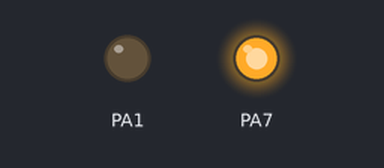
A program run on a simulated ATmega32, built with avr-gcc and emulated at 0.8 MHz. Parts: output pins drawn as LEDs (lit = HIGH).

Above: at 0.1 s.
Timing chart, 0 to 1.6 s (numbered marks = the images above):
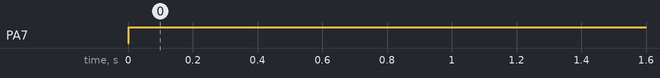

The program:

Main.c
```c
/*
 * Main.c
 *
 *  Created on: Aug 29, 2024
 *      Author: Waleed Ebrahem Mohamed
 */

#include "../LIB/STD_TYPES.h"
#include "../LIB/BIT_MATH.h"

#include "../MCAL/DIO/DIO_int.h"
#include "../MCAL/UART/UART_int.h"

#include "avr/eeprom.h"

#include "Flashing_Manager/Flashing_Manger.h"


char eedata[] EEMEM = {0x00,0x00};
extern void APP_vidMoveIVT(u8 u8Section) ;

int main(void)
{
	u8 validAPP_Val, reqFromApp_Val;
		validAPP_Val = eeprom_read_byte (VALID_APP_ADDRESS);
		reqFromApp_Val = eeprom_read_byte (REQ_FROM_APP_ADDRESS);

		/*Starting of Program or there is no Valid program currently*/
		if ( (validAPP_Val != 1) | (reqFromApp_Val == 1))
		{
			/*for debugging*/
			DIO_vPinDir(PORTA_ID , PIN7_ID , DIR_OUTPUT);
			DIO_vSetPinVal(PORTA_ID , PIN7_ID , VAL_HIGH);


			UART_vInit();

	#if USE_INTERRUPT == 1
			/*Move Vector Table to boot loader section*/
			APP_vidMoveIVT(BLD_SECTION);
	#endif

			if(reqFromApp_Val == 1)
			{
				flashingMngr_vidHandleReqFromApp() ;
				/*clear application request*/
				eeprom_update_byte (REQ_FROM_APP_ADDRESS, 0);
			}

			while(1)
			{
			#if USE_INTERRUPT == 0
				UART_vidRxHandler();
			#endif
				flashingMngr_vidMainTask() ;
			}
		}
		else
		{
			/*Valid app, jump directly*/
			asm("jmp 0");
		}

		return 1 ;
	}

	extern void APP_vidMoveIVT(u8 u8Section)
	{
		/*Move Interrupt Vector table to Application [starting from 0]*/
		if(u8Section == APP_SECTION)
		{
			/* Enable change of interrupt vectors */
			GICR = (1<<IVCE);
			/* Move interrupts to Application section */
			CLR_BIT(GICR,IVSEL);
		}

		/*Move IVt to Bootloader [starting after end of app section]*/
		else
		{
			/* Enable change of interrupt vectors */
			GICR = (1<<IVCE);
			/* Move interrupts to boot Flash section */
			GICR = (1<<IVSEL);
		}
	}
```

Flashing_Manger.c
```c
/*
 * Flashing_Manger.c
 *
 *  Created on: Aug 29, 2024
 *      Author: hp
 */
#include "../../LIB/STD_TYPES.h"
#include "../../LIB/BIT_MATH.h"

#include "../../MCAL/GIE/GIE_reg.h"
#include "../../MCAL/GIE/GIE_int.h"
#include "../../MCAL/UART/UART_int.h"

#include "Flashing_Manger.h"
#include "avr/boot.h"
#include "util/crc16.h"
#include "avr/delay.h"
#include "avr/pgmspace.h"


#define SESSION_CONTROL			(0X10)
#define PROGRAMMING_SESSION	(0x03)
#define DOWNLOAD_REQUEST		(0X34)
#define TRANSFER_DATA				(0X36)
#define TRANSFER_EXIT				(0X37)
#define CHECK_CRC						(0X31)
#define MAX_CODE_SIZE				(0x3800)
#define PAGE_SIZE						(128) /*64 word*/

typedef enum {
waiting_ProgrammingSession,
waiting_DownloadRequest,
waiting_TransferData,
waiting_TransferExit,
waiting_CheckCRC
}downloadStates ;

static void LOC_vidSendNegResp(void);
static void LOC_vidSendPosResp(void);
static u8 LOC_vidCheckFlashCRC(u16 u16StartAdd, u16 u16EndAdd, u16 u16CRC);
static u8 u8IsRequestReceived = FALSE  ;
static u8 u8SID;
static u8 u8ReqLen;
static u8 *pu8ReqData ;
static downloadStates enuDownloadState;

void boot_program_page (u16 page, u8 *buf)
{
	u16 i;
	u8 sreg;
	u32 address;
	u16 word ;

	// Save Status of Status register.
	sreg = SREG;
	// Disable interrupts.
	GIE_vDisableGlobalInterrupt();
	address = page * SPM_PAGESIZE ;

	boot_page_erase_safe (address);

	for (i=0; i<SPM_PAGESIZE; i+=2)
	{
		// Set up little Endian word.
		word  = *buf++;
		word += (*buf++) << 8;

		boot_page_fill_safe(address + i, word);
	}

	boot_page_write_safe (address);     // Store buffer in flash page.

	// Reenable RWW-section again. We need this if we want to jump back
	// to the application after bootloading.

	boot_rww_enable_safe();

	// Re-enable interrupts (if they were ever enabled).

	SREG = sreg;
}


void flashingMngr_vidMainTask()
{
	static u16 u16CodeSize , u16ReceivedLen = 0 ;
	static u8 u8PageNo = 0 ;
	u8 u8ValidReq = FALSE, u8ValidCRC ;
	u16 u16ReceivedCRC ;

	if(u8IsRequestReceived)
	{
		switch(u8SID)
		{
			case SESSION_CONTROL:
			{
				if(pu8ReqData[0] == PROGRAMMING_SESSION && (u8ReqLen == 2) &&
						(enuDownloadState ==waiting_ProgrammingSession ))
				{
					/*Programming session, Valid request*/
					LOC_vidSendPosResp();
					enuDownloadState = waiting_DownloadRequest ;
				}
				else
				{
					/*Invalid request, or sequence error*/
					/*Reset download state*/
					enuDownloadState = waiting_ProgrammingSession ;
					LOC_vidSendNegResp();
					/*TODO: specify NRC*/
				}
			}break;

			case DOWNLOAD_REQUEST:
			{
				if((enuDownloadState == waiting_DownloadRequest) &&
						(u8ReqLen == 3))
				{
					/*Valid request*/
					/*Big endian 2 bytes code size*/
					u16CodeSize = pu8ReqData[0]<<8 | pu8ReqData[1] ;
					if(u16CodeSize < MAX_CODE_SIZE)
					{
						LOC_vidSendPosResp();
						enuDownloadState = waiting_TransferData ;
						u8ValidReq = TRUE ;
					}
				}
				if (u8ValidReq != TRUE)
				{
					/*Invalid request, or sequence error*/
					/*Reset download state*/
					enuDownloadState = waiting_ProgrammingSession ;
					LOC_vidSendNegResp();
					/*TODO: specify NRC*/
				}
			}break;

			case TRANSFER_DATA:
			{
				if((enuDownloadState ==waiting_TransferData) &&
						(u8ReqLen == PAGE_SIZE+1))
				{
					/*Write flash page, starting from index 1 [neglect SID] */
					boot_program_page(u8PageNo ,&pu8ReqData[0]);
					LOC_vidSendPosResp();
					u8PageNo ++ ;
					u16ReceivedLen += PAGE_SIZE ;
					if(u16ReceivedLen == u16CodeSize)
					{
						/*Download is Done*/
						enuDownloadState = waiting_TransferExit;
					}
					else
					{
						/*Download is in progress .. */
					}
				}
				else
				{
					/*Invalid request, or sequence error*/
					/*Reset download state*/
					enuDownloadState = waiting_ProgrammingSession ;
					LOC_vidSendNegResp();
					/*TODO: specify NRC*/
				}
			}break;
			case TRANSFER_EXIT:
			{
				if((enuDownloadState == waiting_TransferExit) &&
									(u8ReqLen == 1))
				{
					LOC_vidSendPosResp();
					enuDownloadState = waiting_CheckCRC;
				}
				else
				{
					/*Invalid request, or sequence error*/
					/*Reset download state*/
					enuDownloadState = waiting_ProgrammingSession ;
					LOC_vidSendNegResp();
					/*TODO: specify NRC*/
				}
			}break;
			case CHECK_CRC:
			{
				if((enuDownloadState == waiting_CheckCRC) &&
									(u8ReqLen == 3))
				{
					u16ReceivedCRC = pu8ReqData[0]<<8 | pu8ReqData[1] ;
					/*Validate CRC of flashed code, in range of 0~codeSize*/
					u8ValidCRC = LOC_vidCheckFlashCRC(0, u16CodeSize, u16ReceivedCRC);
					if(u8ValidCRC)
					{
						LOC_vidSendPosResp();
						/*Mark application as Valid*/
						eeprom_update_byte (VALID_APP_ADDRESS, 1);
#if USE_INTERRUPT ==1
						/*Move vector Table to Application section*/
						APP_vidMoveIVT(APP_SECTION);
#endif
						_delay_ms(100) ;
						/*start the actual program*/
						asm("jmp 0");
					}
					else
					{
						/*Invalid request, or sequence error*/
						LOC_vidSendNegResp();
						/*TODO: specify NRC*/
					}
				}
				else
				{
					/*Invalid request, or sequence error*/
					LOC_vidSendNegResp();
					/*TODO: specify NRC*/
				}

				enuDownloadState = waiting_ProgrammingSession;
			}break;

			default:
			{
				/*Unknown SID*/
				/*Invalid request, or sequence error*/
				/*Reset download state*/
				enuDownloadState = waiting_ProgrammingSession ;
				LOC_vidSendNegResp();
				/*TODO: specify NRC*/
			}
		}
		u8IsRequestReceived = FALSE ;
	}
}


extern void flashing_vidRxNotification(u8* pu8Data , u8 u8len)
{
	u8IsRequestReceived = TRUE ;
	u8SID = pu8Data[0];
	pu8ReqData = &pu8Data[1] ;
	u8ReqLen = u8len ;
}


void flashingMngr_vidHandleReqFromApp(void)
{
	/*Programming session has been sent to Application [Reprogramming request]*/
	u8SID = 0x10 ;
	LOC_vidSendPosResp();
	enuDownloadState = waiting_DownloadRequest ;
}


void LOC_vidSendNegResp(void)
{
	/*TODO : handle NRCs*/
	UART_vSendData(0x7F) ;
}

void LOC_vidSendPosResp(void)
{
	UART_vSendData(u8SID + 0x40);
}

u8 LOC_vidCheckFlashCRC(u16 u16StartAdd, u16 u16EndAdd, u16 u16CRC)
{
    u16 addr;
    u8  u8Byte;
    u16 CRC16 = 0xFFFF ;

    /* Compute the CRC */
    for(addr = u16StartAdd; addr < u16EndAdd; addr++)
    {
    	u8Byte = pgm_read_byte(addr);
      CRC16 = _crc16_update(CRC16, u8Byte);
    }

    /*Compare calculated CRC with received one*/
    if(u16CRC != CRC16 )
    {
        return 0; /* Bad CRC */
    }
    else
    {
        return 1 ; /* Good CRC */
    }
}
```

Flashing_Manger.h
```c
/*
 * Flashing_Manger.h
 *
 *  Created on: Aug 29, 2024
 *      Author: hp
 */

#ifndef FLASHING_MANAGER_FLASHING_MANGER_H_
#define FLASHING_MANAGER_FLASHING_MANGER_H_

#define VALID_APP_ADDRESS			((u8*) 0x00)
#define REQ_FROM_APP_ADDRESS	((u8*) 0x01)
#define APP_SECTION	0
#define BLD_SECTION	1
void flashingMngr_vidMainTask() ;
void flashingMngr_vidHandleReqFromApp(void);

#endif /* FLASHING_MANAGER_FLASHING_MANGER_H_ */
```

BIT_MATH.h
```c
/*
 * BIT_math.h
 *
 *  Created on: Aug 15, 2022
 *      Author: hp
 */

#ifndef LIB_BIT_MATH_H_
#define LIB_BIT_MATH_H_

/*
 * WRT_BIT is to assign 1 or 0 to  a specific bit in a register
 * while maintaining all the bits' value as it is.
 * Steps:
 * 		1- Clear the specific bit you want to write on
 * 		2- Insert the new value you want to write
 */
#define WRT_BIT(REG, BIT, VAL) ( (REG) = ( ( (REG) & (~(1<<(BIT))) ) | ( (VAL) << (BIT)  ) ) )

/*
 * SET_BIT is used to assign 1 to a specific bit in a register
 * while maintaining all other bits' value as it is.
 */
#define SET_BIT(REG, BIT)  ( (REG) |=  (1<<(BIT)) )

/*
 * CLR_BIT is used to assign 0 to a specific bit in a register
 * while maintaining all other bits' value as it is.
 */
#define CLR_BIT(REG, BIT)  ( (REG) &= (~(1<<(BIT))) )

/*
 * TOG_BIT is used to flip a specific bit in a register from 0 to 1 or from 1 to 0
 * while maintaining all other bits' value as it is.
 */
#define TOG_BIT(REG, BIT)  ( (REG) ^=  (1<<(BIT)) )

/*
 * GET_BIT is used to read the value of a specific bit in a register
 * while maintaining all the bits' value as it is.
 */
#define GET_BIT(REG, BIT)  ( ( (REG) >> (BIT) ) & 1 )


#endif /* LIB_BIT_MATH_H_ */
```

STD_TYPES.h
```c
/*
 * STD_types.h
 *
 *  Created on: Aug 15, 2022
 *      Author: hp
 */

#ifndef LIB_STD_TYPES_H_
#define LIB_STD_TYPES_H_
/*
 * Signed Data Types
 */
typedef unsigned char           u8;
typedef unsigned short int      u16;
typedef unsigned long int       u32;

/*
 * Unsigned Data Types
 */
typedef signed char             s8;
typedef signed short int        s16;
typedef signed long int         s32;

/*
 * Floating point Types
 */
typedef float                   f32;
typedef double                  f64;

/*
 * Address NULL
 */
#define ADDRESS_NULL ( (void *) 0x00)

typedef  u8 boolean ;

#define TRUE	((boolean)0x01)
#define FALSE	((boolean)0x00)

typedef void (*ptr_fun_IvOv_t)(void);
typedef void (*ptr_fun_IvOu16_t)(u16);


#endif /* LIB_STD_TYPES_H_ */
```

DIO_int.h
```c
/*
 * DIO_int.h
 *
 *  Created on: Aug 15, 2022
 *      Author: hp
 */

#ifndef MCAL_DIO_DIO_INT_H_
#define MCAL_DIO_DIO_INT_H_

#define PORTA_ID   0
#define PORTB_ID   1
#define PORTC_ID   2
#define PORTD_ID   3

#define PIN0_ID    0
#define PIN1_ID    1
#define PIN2_ID    2
#define PIN3_ID    3
#define PIN4_ID    4
#define PIN5_ID    5
#define PIN6_ID    6
#define PIN7_ID    7

#define DIR_OUTPUT 1
#define DIR_INPUT  0

#define VAL_LOW    0
#define VAL_HIGH   1

#define PORT_HIGH   0xff
#define PORT_LOW    0

void DIO_vPinDir(u8 A_u8PortId,u8 A_u8PinId,u8 A_u8Dir);
void DIO_vSetPinVal(u8 A_u8PortId,u8 A_u8PinId,u8 A_u8Val);
u8 DIO_u8GetPinVal(u8 A_u8PortId,u8 A_u8PinId);

void DIO_vPortDir(u8 A_u8PortId, u8 A_u8Dir);
void DIO_vSetPortVal(u8 A_u8PortId,u8 A_u8Val);
void DIO_vToggelPinVal(u8 A_u8PortId,u8 A_u8PinId);

#endif /* MCAL_DIO_DIO_INT_H_ */
```

DIO_prg.c
```c
/*
 * DIO_prg.c
 *
 *  Created on: Aug 15, 2022
 *      Author: hp
 */
#include "../../LIB/BIT_MATH.h"
#include "../../LIB/STD_TYPES.h"
#include"DIO_reg.h"
#include "DIO_int.h"
void DIO_vPinDir(u8 A_u8PortId,u8 A_u8PinId,u8 A_u8Dir)
{
	switch(A_u8PortId){
	case PORTA_ID:WRT_BIT(DDRA,A_u8PinId,A_u8Dir); break;
	case PORTB_ID:WRT_BIT(DDRB,A_u8PinId,A_u8Dir); break;
	case PORTC_ID:WRT_BIT(DDRC,A_u8PinId,A_u8Dir); break;
	case PORTD_ID:WRT_BIT(DDRD,A_u8PinId,A_u8Dir); break;
	}
}


void DIO_vSetPinVal(u8 A_u8PortId,u8 A_u8PinId,u8 A_u8Val)
{
	switch(A_u8PortId){
	case PORTA_ID:WRT_BIT(PORTA,A_u8PinId,A_u8Val); break;
	case PORTB_ID:WRT_BIT(PORTB,A_u8PinId,A_u8Val); break;
	case PORTC_ID:WRT_BIT(PORTC,A_u8PinId,A_u8Val); break;
	case PORTD_ID:WRT_BIT(PORTD,A_u8PinId,A_u8Val); break;
	}

}

u8 DIO_u8GetPinVal(u8 A_u8PortId,u8 A_u8PinId)
{
	u8 L_u8PinVal;
	switch(A_u8PortId){
	case PORTA_ID:L_u8PinVal=GET_BIT(PINA,A_u8PinId); break;
	case PORTB_ID:L_u8PinVal=GET_BIT(PINB,A_u8PinId); break;
	case PORTC_ID:L_u8PinVal=GET_BIT(PINC,A_u8PinId); break;
	case PORTD_ID:L_u8PinVal=GET_BIT(PIND,A_u8PinId); break;
	}
	return L_u8PinVal;

}

void DIO_vPortDir(u8 A_u8PortId, u8 A_u8Dir)
{
	switch(A_u8PortId)
	{
	case PORTA_ID:DDRA=A_u8Dir;break;
	case PORTB_ID:DDRB=A_u8Dir;break;
	case PORTC_ID:DDRC=A_u8Dir;break;
	case PORTD_ID:DDRD=A_u8Dir;break;
	}

}


void DIO_vSetPortVal(u8 A_u8PortId,u8 A_u8Val)
{
	switch(A_u8PortId)
	{
	case PORTA_ID:PORTA=A_u8Val;break;
	case PORTB_ID:PORTB=A_u8Val;break;
	case PORTC_ID:PORTC=A_u8Val;break;
	case PORTD_ID:PORTD=A_u8Val;break;
	}


}

void DIO_vToggelPinVal(u8 A_u8PortId,u8 A_u8PinId)
{
	switch(A_u8PortId)
	{
	case PORTA_ID:TOG_BIT(PORTA,A_u8PinId);break;
	case PORTB_ID:TOG_BIT(PORTB,A_u8PinId);break;
	case PORTC_ID:TOG_BIT(PORTC,A_u8PinId);break;
	case PORTD_ID:TOG_BIT(PORTD,A_u8PinId);break;
	}
}
```

DIO_reg.h
```c
/*
 * DIO_reg.h
 *
 *  Created on: Aug 15, 2022
 *      Author: hp
 */

#ifndef MCAL_DIO_DIO_REG_H_
#define MCAL_DIO_DIO_REG_H_

         /* PORTA*/
#define PORTA *( ( u8*)0x3B)
#define DDRA *(( u8*)0x3A)
#define PINA *((volatile u8*)0x39)

         /* PORTB*/
#define PORTB *( ( u8*)0x38)
#define DDRB *(( u8*)0x37)
#define PINB *((volatile u8*)0x36)

         /* PORTC*/
#define PORTC *( ( u8*)0x35)
#define DDRC *(( u8*)0x34)
#define PINC *((volatile u8*)0x33)

        /*PORTD*/
#define PORTD *( ( u8*)0x32)
#define DDRD *(( u8*)0x31)
#define PIND *((volatile u8*)0x30)


#endif /* MCAL_DIO_DIO_REG_H_ */
```

GIE_int.h
```c
/*
 * GIE_int.h
 *
 *  Created on: Aug 29, 2022
 *      Author: hp
 */

#ifndef MCAL_GIE_GIE_INT_H_
#define MCAL_GIE_GIE_INT_H_

#define DISABLE 0
#define ENABLE 1

void GIE_vEnableGlobalInterrupt();
void GIE_vDisableGlobalInterrupt();


#endif /* MCAL_GIE_GIE_INT_H_ */
```

GIE_prg.c
```c
/*
 * GIE_prg.c
 *
 *  Created on: Aug 29, 2022
 *      Author: hp
 */
#include "../../LIB/STD_TYPES.h"
#include "../../LIB/BIT_MATH.h"
#include "GIE_reg.h"
#include"GIE_int.h"


void GIE_vEnableGlobalInterrupt()
{
	SET_BIT(SREG,I);
}
void GIE_vDisableGlobalInterrupt()
{
	CLR_BIT(SREG,I);
}
```

GIE_reg.h
```c
/*
 * GIE_reg.h
 *
 *  Created on: Aug 29, 2022
 *      Author: hp
 */

#ifndef MCAL_GIE_GIE_REG_H_
#define MCAL_GIE_GIE_REG_H_

/*Status Register Definition*/
#define SREG *( (volatile u8*)0x5F)

#define I 7  /*Global Interrupt Enable*/
#define T 6  /*Bit Copy Storage*/
#define H 5  /*Half Carry Flag*/
#define S 4  /*Sign Flag*/
#define V 3  /*Two's Complement Overflow Flag*/
#define N 2  /*Negative Flag*/
#define Z 1  /*Zero Flag*/
#define C 0  /*Carry Flag*/

#endif /* MCAL_GIE_GIE_REG_H_ */
```

UART_cfg.h
```c
/*
 * UART_cfg.h
 *
 *  Created on: Sep 21, 2022
 *      Author: mostafa_ebrahim
 */

#ifndef MCAL_UART_UART_CFG_H_
#define MCAL_UART_UART_CFG_H_

#define UART_TX_PORT PORTD_ID
#define UART_TX_PIN PIN1_ID

#define UART_RX_PORT PORTD_ID
#define UART_RX_PIN PIN0_ID

/*Options of STOP_BIT:
 * 1-UART_ONE_STOP_BIT
 * 2-UART_TWO_STOP_BIT
 *
 * */
#define UART_STOP_BIT_SELECT ONE_STOP_BIT

/*options of modes:
 * 1-UART_ASYNC_MODE
 * 2-UART_SYNC_MODE
 * */
#define UART_SET_MODE UAERT_ASYNC_MODE

/*options of Party mode Options:
 * 1-UART_DISABLED_PARITY
 * 2-UART_ODD_PARITY
 * 3-UART_EVEN_PARITY
 * */
#define UART_PARITY_MODE UART_DISABLED_PARITY

/*options of character size:
 * 1-UART_5_BITS
 * 2-UART_6_BITS
 * 3-UART_7_BITS
 * 4-UART_8_BITS
 * 5-UART_9_BITS
 * */
#define UART_CHAR_FRAME_SIZE UART_8_BITS

/*Clock parity options:
*UART_CLK_PARITY_RISING_TX_FALIING_RX 0
*UART_CLK_PARITY_FALIING_TX_RISING_RX 1
**/
#define UART_CLK_PARITY UART_CLK_PARITY_FALIING_TX_RISING_RX

/*options of UART INT:
 * 1-UART_INT_DISABLE
 * 2-UART_INT_ENABLE
 * */
#define UART_TXC_INT_STATE UART_INT_DISABLE
#define UART_RXC_INT_STATE UART_INT_DISABLE
#define UDRT_DRE_INT_STATE UART_INT_DISABLE
#endif /* MCAL_UART_UART_CFG_H_ */
```

UART_int.h
```c
/*
 * UART_int.h
 *
 *  Created on: Sep 21, 2022
 *      Author: mostafa_ebrahim
 */

#ifndef MCAL_UART_UART_INT_H_
#define MCAL_UART_UART_INT_H_

void UART_vInit(void);
/*select bud rate 9600
 * disable parity
 * select 1 stop bit
 * Daata frame 8 bit
 * enable Transmit and receiver*/

void UART_vSendData(u8 A_u8Data);
/*put ur data
 * Busy wait until finish TCF or buffer empty
 * */
u8 UART_u8GetData(void);
/*wait until receive flag is raised
 * return data from register UDR
 * */
void UART_vSend_String(u8* A_u8String);

/*receive string*/
void UART_vGet_String(u8* A_u8String);

/*receive bytes fro GUI*/
void UART_vidRxHandler(void);

/*set callback to execute ISR related with RXC Event*/
void UART_vCallBack_RXC(void(*Fptr)(void));

/*set callback to execute ISR related with TXC Event*/
void UART_vCallBack_TXC(void(*Fptr)(void));

/*set callback to execute ISR related with UDRE Event*/
void UART_vCallBack_UDRE(void(*Fptr)(void));
#endif /* MCAL_UART_UART_INT_H_ */
```

UART_reg.h
```c
/*
 * UART_reg.h
 *
 *  Created on: Sep 21, 2022
 *      Author: mostafa_ebrahim
 */

#ifndef MCAL_UART_UART_REG_H_
#define MCAL_UART_UART_REG_H_

#define UDR *((volatile u8*)0x2C)
#define UCSRA *((volatile u8*)0x2B)
#define UCSRB *((volatile u8*)0x2A)
#define UCSRC *((volatile u8*)0x40)
#define UBBRH *((volatile u8*)0x40)
#define UBBRL *((volatile u8*)0x29)


/*UCSRA*/
#define MPCM    0
#define U2X     1
#define PE      2
#define DOR     3
#define FE      4
#define UDRE    5
#define TXC     6
#define RXC     7


/*UCSRB*/
#define TXB8    0
#define RXB8    1
#define UCSZ2   2
#define TXEN    3
#define RXEN    4
#define UDRIE   5
#define TXCIE   6
#define RXCIE   7

/*UCSRC*/
#define UCPOL   0
#define UCSZ0   1
#define UCSZ1   2
#define USBS    3
#define UPM0    4
#define UPM1    5
#define UMSEL   6
#define URSEL   7

#endif /* MCAL_UART_UART_REG_H_ */
```

Source omitted: UART_prg.c (4589 bytes), UART_pri.h (1273 bytes)

Measured:
- by itself, PA7: LOW → HIGH at 0.00 s
